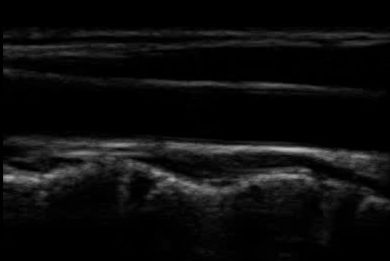
#> input picture dataset/09-41-06_1.jpg, 390 x 261 px, given as the content of the folder us_images, which was not available
$ jupyter execute SPECKLENOISE.ipynb
#> lines starting #> are read from the running program, lines starting #| are printed output that depends on the picture; after the words box and inside, x2 and y2 are one past the last pixel; in counts of white or black regions, pixels touching at a corner belong together; pictures that were not available may be replaced by others from this repository, and a replacement may not be noted
[cell 1]
import cv2
import os
import numpy as np
import matplotlib.pyplot as plt
import pywt
import skimage
from skimage.restoration import denoise_tv_chambolle
from skimage.morphology import closing

[cell 2]
lof =[]
for files in os.listdir("us_images"):
    if files.endswith('jpg'):
        lof.append(files)

print(len(lof))

[cell 3]
for files in lof:
    im = cv2.imread(os.path.join("us_images",files),0)
#> im is the input picture: shape (261, 390); min 0, max 188, mean 12.8
    c = 255 / np.log(1 + np.max(im))
#> c = 48.65
    log_image = c * (np.log(im + 1))
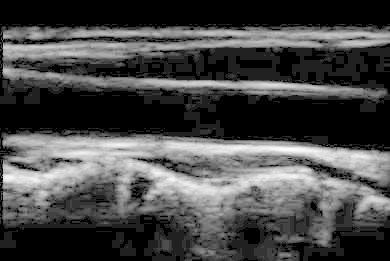
#> log_image: shape (261, 390) float16; min 0, max 255.1, mean 72.4; drawn with min black and max white
    cv2.imwrite("log_transformed/{}".format(files),log_image.astype(np.uint8))

[cell 4]
log_sample = cv2.imread('/content/log_transformed/09-42-05_2.jpg',0)
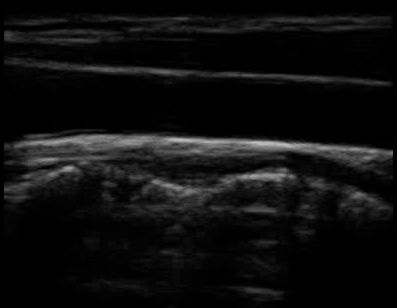
#> input picture dataset/09-42-05_2.jpg, 397 x 308 px, found by its file name
#> log_sample is the input picture: shape (308, 397); min 0, max 191, mean 14.6

[cell 5]
plt.imshow(log_sample,cmap='gray')

[cell 6]
for file_im in os.listdir("log_transformed"):
    if file_im.endswith('.jpg'):
        original= cv2.imread(os.path.join("log_transformed",files),0)
#> original: shape (261, 390); min 0, max 255, mean 72.1

        coeffs2 = pywt.dwt2(original, 'db4')
        LL, (LH, HL, HH) = coeffs2
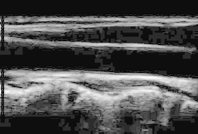
#> LL: shape (134, 198) float64; min -29.88, max 509.8, mean 139.8; drawn with min black and max white
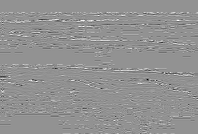
#> LH: shape (134, 198) float64; min -138.7, max 103.4, mean 0.1; drawn with min black and max white
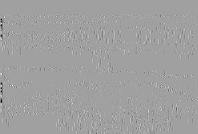
#> HL: shape (134, 198) float64; min -135.1, max 79.64, mean -0.1; drawn with min black and max white
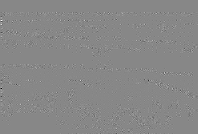
#> HH: shape (134, 198) float64; min -98.37, max 86.51, mean 0; drawn with min black and max white
        lam=(np.median(abs(HH))/0.6745)+0.000001
#> lam = 0.852
        denoised_im = denoise_tv_chambolle(original, weight= (1/lam))
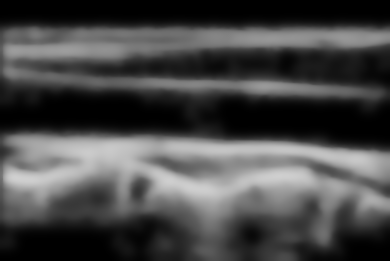
#> denoised_im: shape (261, 390) float64; min 1.26e-10, max 0.817, mean 0.283
        cv2.imwrite("/content/wavelet_transformed/{}.jpg".format(file_im),denoised_im.astype(np.uint8))

[cell 7]
for file_im in os.listdir("log_transformed"):
    print(file_im)
    if file_im.endswith('.jpg'):
        original= cv2.imread(os.path.join("log_transformed",files),0)
        titles = ['Approximation', ' Horizontal detail',
                'Vertical detail', 'Diagonal detail']

        coeffs2 = pywt.dwt2(original, 'db4')
        LL, (LH, HL, HH) = coeffs2
        # [10 lines of commented-out code are left out]

[cell 8]
# Wavelet transform of image, and plot approximation and details
for file_im in os.listdir("log_transformed"):
    print(file_im)
    if file_im.endswith('.jpg'):
        original= cv2.imread(os.path.join("log_transformed",files),0)
        titles = ['Approximation', ' Horizontal detail',
                'Vertical detail', 'Diagonal detail']

        coeffs2 = pywt.dwt2(original, 'db4')
        LL, (LH, HL, HH) = coeffs2
        # [10 lines of commented-out code are left out]

        lam=(np.median(abs(HH))/0.6745)+0.000001
        denoised_im = denoise_tv_chambolle(original, weight= (1/lam))

        # Define the kernel for the closing operation
        kernel = np.ones((3, 3), np.uint8)

        # Perform closing on the grayscale image
        closed_img = cv2.morphologyEx(denoised_im, cv2.MORPH_CLOSE, kernel)

        median_filtered_img = cv2.medianBlur(cv2.convertScaleAbs(closed_img), 5)
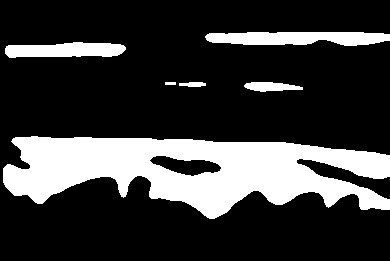
#> median_filtered_img: shape (261, 390); values 0 (black) and 1 (white), 22.8% white; 6 white regions, box (x1, y1, x2, y2) and area: (3, 136, 390, 219) 19020, (205, 32, 390, 46) 2085, (5, 42, 126, 58) 1504, (244, 82, 303, 92) 412, (179, 82, 206, 87) 108, (165, 82, 176, 85) 33

        # denoised_img = cv2.fastNlMeansDenoising(median_filtered_img, None, h=10, templateWindowSize=7, searchWindowSize=21)

        cv2.imwrite(f"output_images/{file_im}",255*median_filtered_img)

[cell 9]
output = cv2.imread('/content/output_images/09-41-06_2.jpg',0)
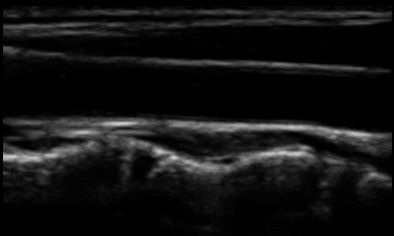
#> input picture dataset/09-41-06_2.jpg, 394 x 236 px, found by its file name
#> output is the input picture: shape (236, 394); min 0, max 208, mean 19.1
